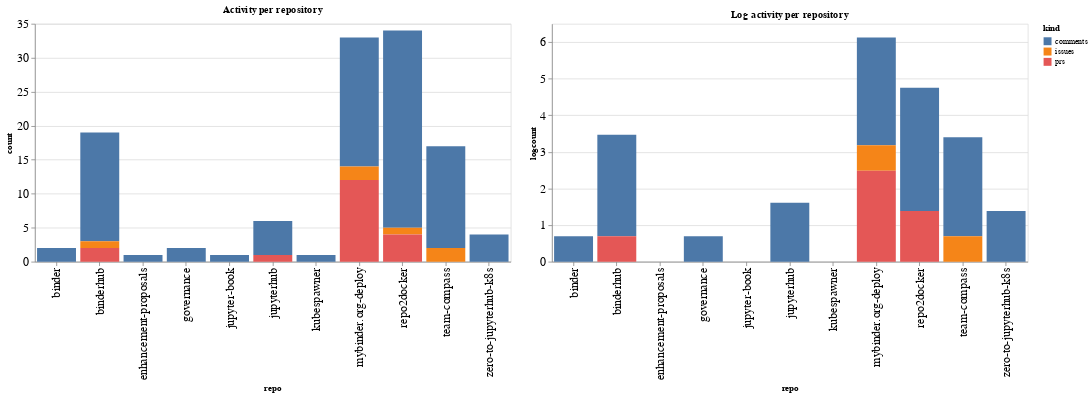

Notebook source saved alongside this figure:
### Code cell
ch1 = alt.Chart(repo_summaries, width=600, title="Activity per repository").mark_bar().encode(
    x='repo',
    y='count',
    color='kind',
    tooltip="kind"
)

ch2 = alt.Chart(repo_summaries, width=600, title="Log activity per repository").mark_bar().encode(
    x='repo',
    y='logcount',
    color='kind',
    tooltip="kind"
)

ch1 | ch2

### Figure 1 — Vega-Lite specification as saved in the notebook (floating-point values rounded to 4 significant figures)
{"config": {"axisLeft": {"labelFontSize": 15}, "axisBottom": {"labelFontSize": 15}}, "hconcat": [{"mark": "bar", "encoding": {"color": {"type": "nominal", "field": "kind"}, "tooltip": {"type": "nominal", "field": "kind"}, "x": {"type": "nominal", "field": "repo"}, "y": {"type": "quantitative", "field": "count"}}, "title": "Activity per repository", "width": 600}, {"mark": "bar", "encoding": {"color": {"type": "nominal", "field": "kind"}, "tooltip": {"type": "nominal", "field": "kind"}, "x": {"type": "nominal", "field": "repo"}, "y": {"type": "quantitative", "field": "logcount"}}, "title": "Log activity per repository", "width": 600}], "data": {"name": "data-ba76bfcda531eb6459022e85995721b1"}, "$schema": "https://vega.github.io/schema/vega-lite/v4.8.1.json", "datasets": {"data-ba76bfcda531eb6459022e85995721b1": [{"repo": "binder", "kind": "comments", "count": 2, "logcount": 0.6931}, {"repo": "binderhub", "kind": "comments", "count": 16, "logcount": 2.773}, {"repo": "binderhub", "kind": "issues", "count": 1, "logcount": 0.0}, {"repo": "binderhub", "kind": "prs", "count": 2, "logcount": 0.6931}, {"repo": "enhancement-proposals", "kind": "comments", "count": 1, "logcount": 0.0}, {"repo": "governance", "kind": "comments", "count": 2, "logcount": 0.6931}, {"repo": "jupyter-book", "kind": "comments", "count": 1, "logcount": 0.0}, {"repo": "jupyterhub", "kind": "comments", "count": 5, "logcount": 1.609}, {"repo": "jupyterhub", "kind": "prs", "count": 1, "logcount": 0.0}, {"repo": "kubespawner", "kind": "comments", "count": 1, "logcount": 0.0}, {"repo": "mybinder.org-deploy", "kind": "comments", "count": 19, "logcount": 2.944}, {"repo": "mybinder.org-deploy", "kind": "issues", "count": 2, "logcount": 0.6931}, {"repo": "mybinder.org-deploy", "kind": "prs", "count": 12, "logcount": 2.485}, {"repo": "repo2docker", "kind": "comments", "count": 29, "logcount": 3.367}, {"repo": "repo2docker", "kind": "issues", "count": 1, "logcount": 0.0}, {"repo": "repo2docker", "kind": "prs", "count": 4, "logcount": 1.386}, {"repo": "team-compass", "kind": "comments", "count": 15, "logcount": 2.708}, {"repo": "team-compass", "kind": "issues", "count": 2, "logcount": 0.6931}, {"repo": "zero-to-jupyterhub-k8s", "kind": "comments", "count": 4, "logcount": 1.386}]}}
